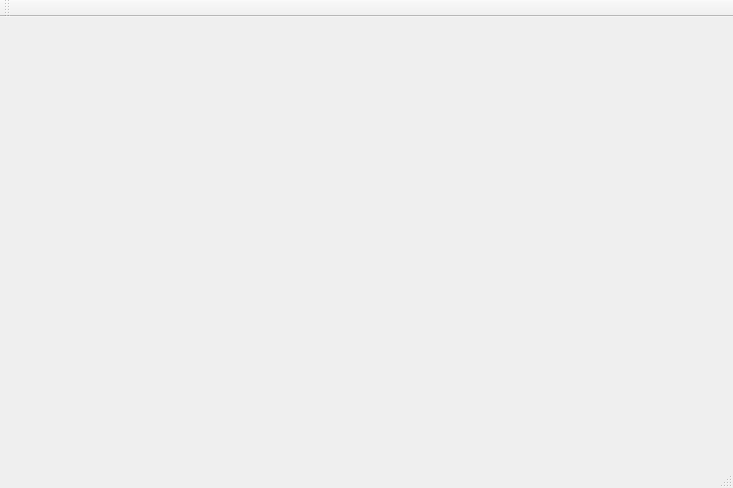
<?xml version="1.0" encoding="UTF-8"?>
<ui version="4.0">
 <class>MainWindow</class>
 <widget class="QMainWindow" name="MainWindow">
  <property name="geometry">
   <rect>
    <x>0</x>
    <y>0</y>
    <width>733</width>
    <height>488</height>
   </rect>
  </property>
  <property name="windowTitle">
   <string>MainWindow</string>
  </property>
  <widget class="QWidget" name="centralWidget"/>
  <widget class="QMenuBar" name="menuBar">
   <property name="geometry">
    <rect>
     <x>0</x>
     <y>0</y>
     <width>733</width>
     <height>21</height>
    </rect>
   </property>
  </widget>
  <widget class="QToolBar" name="mainToolBar">
   <attribute name="toolBarArea">
    <enum>TopToolBarArea</enum>
   </attribute>
   <attribute name="toolBarBreak">
    <bool>false</bool>
   </attribute>
  </widget>
  <widget class="QStatusBar" name="statusBar"/>
 </widget>
 <layoutdefault spacing="6" margin="11"/>
 <resources/>
 <connections/>
</ui>
